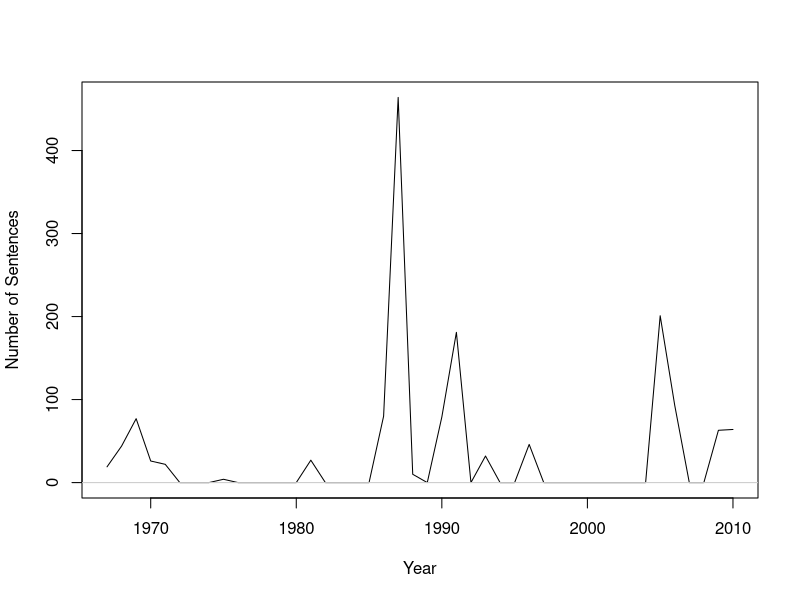
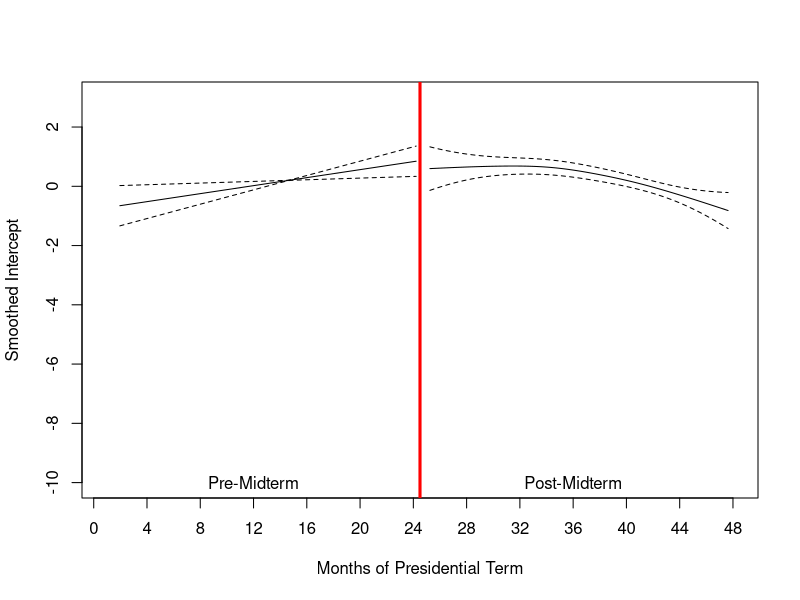
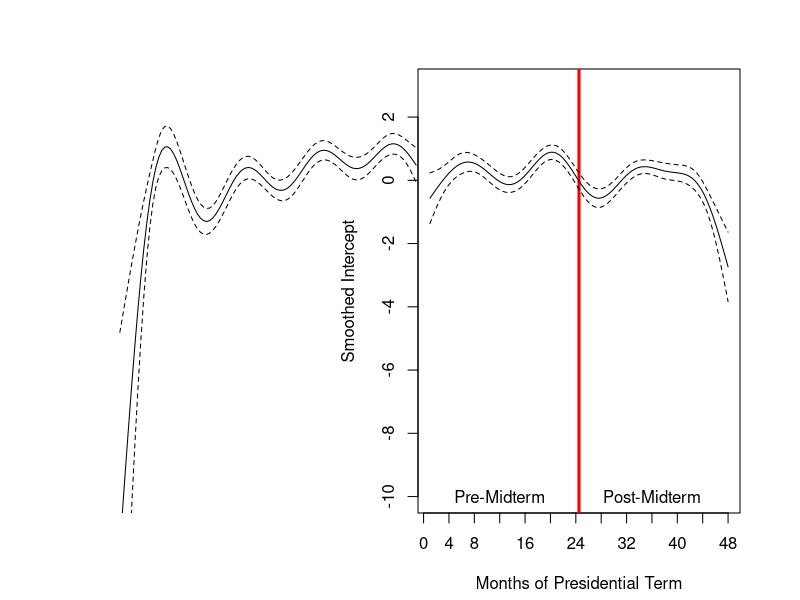
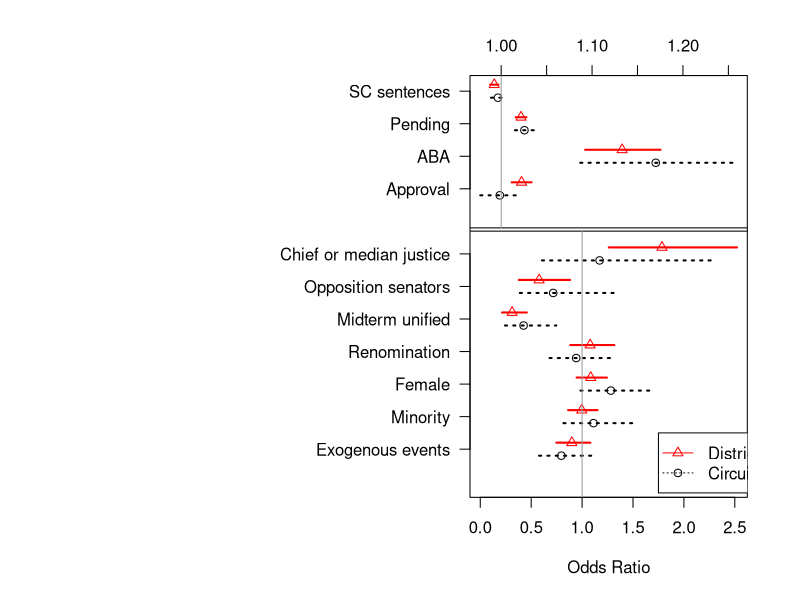
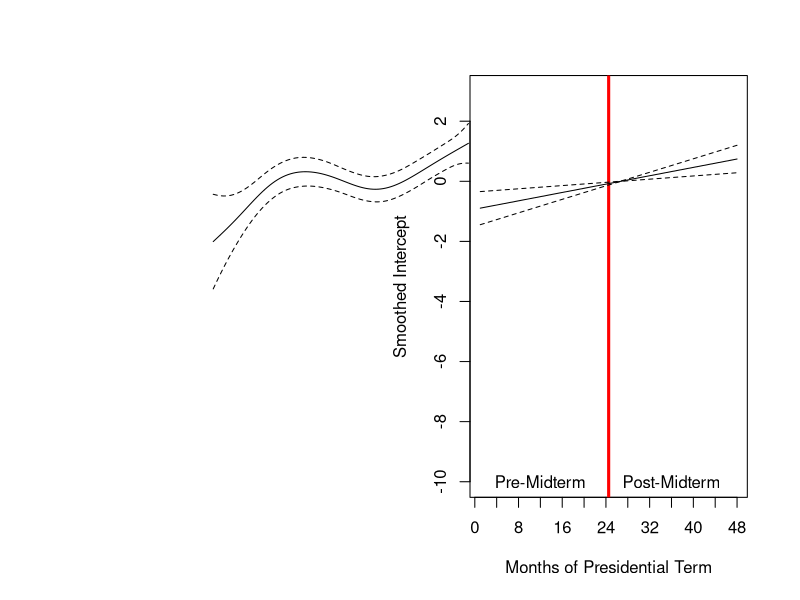
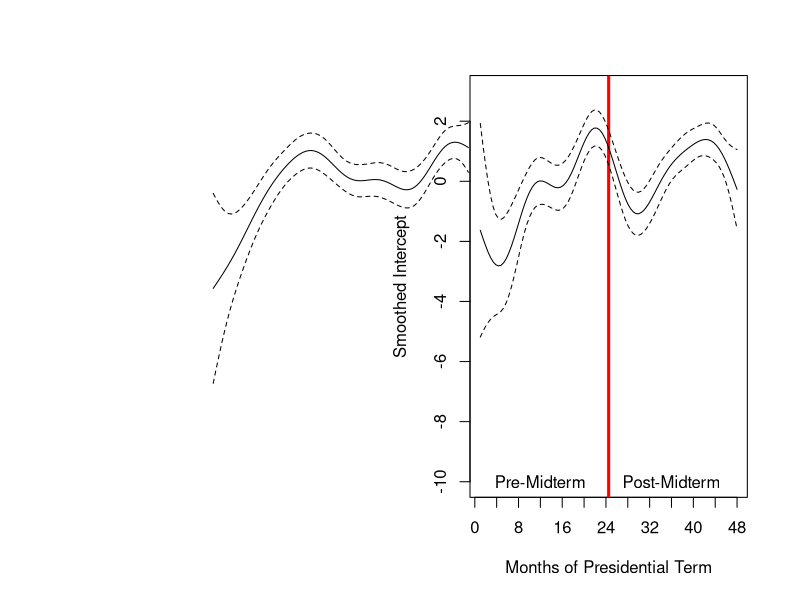
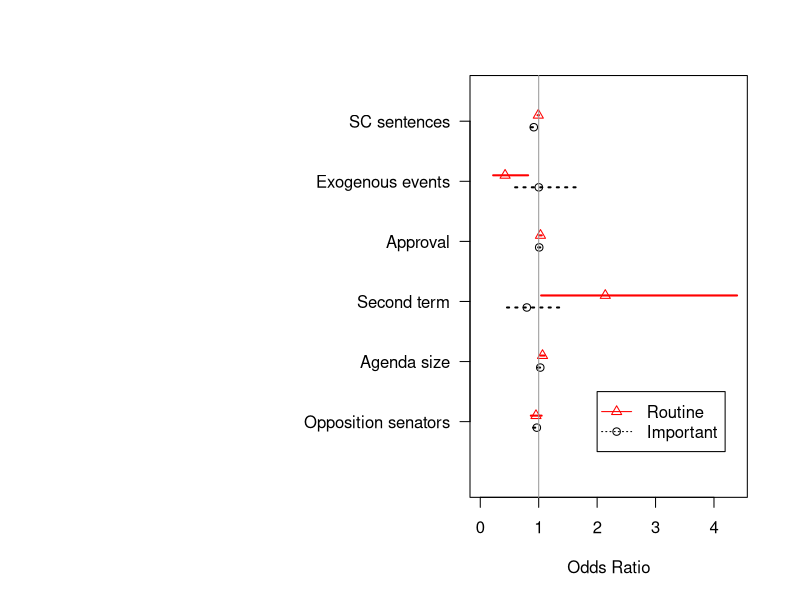

Recreate these plots in R, in order.
#Results computed using R 3.1.1.
#The following versions of libraries were used:
#foreign v. 0.8-6
#lme4 v. 1.1-7
#survival v. 2.37-7
#mgcv v. 1.8-0

#clean up
rm(list=ls())
options(digits=4,scipen=4)

#SET WORKING DIRECTORY TO YOUR WORKING FOLDER
#setwd('/Volumes/MONOGAN/presCapital/data/')

#libraries
library(foreign)
library(lme4)
library(survival)
library(mgcv)
library(xtable)

#load data
district<-read.dta("district.dta")
circuit<-read.dta("circuit.dta")
important<-read.dta("important.dta")
routine<-read.dta("routine.dta")

table(district$loc_year)
table(circuit$loc_year)
table(important$loc_year)
table(routine$loc_year)


###NEW DATA TO ADD###
#absolute distance between president and median of majority party
#Common Space NOMINATE, 1st-113th Congresses
#Accessed from voteview.com on 25 January 2016
pres.maj.med<-c(0.0314999967813492,0.0314999967813492,0.870999976992607,0.870999976992607,0.861999988555908,0.861999988555908,0.872999966144562,0.872999966144562,0.825999975204468,0.825999975204468,0.192000031471252,0.192000031471252,0.200000017881393,0.200000017881393,0.393000021576881,0.393000021576881,0.397000014781952,0.397000014781952,0.397000014781952,0.397000014781952,1.00700002908707,1.00700002908707,0.888999998569489,0.888999998569489,0.897000014781952,0.897000014781952,0.130999982357025,0.130999982357025,0.810000002384186,0.810000002384186,0.829999983310699,0.829999983310699,0.825999990105629,0.825999990105629,1.04249997437,1.04249997437,0.355999976396561,0.355999976396561,0.340999960899353,0.340999960899353,1.05149997770786,1.05149997770786,0.0439999997615814,0.0439999997615814)
maj.dist<-as.data.frame(cbind(pres.maj.med,1967:2010))
colnames(maj.dist)[2]<-"loc_year"
district<-merge(x=district,y= maj.dist,by="loc_year")
circuit<-merge(x=circuit,y= maj.dist,by="loc_year")
important<-merge(x=important,y= maj.dist,by="loc_year")
routine<-merge(x=routine,y= maj.dist,by="loc_year")

#number of senators from the opposing party
loc_year<-c(1967:2010)
opp.sen<-c(36,36,58,58,54,54,56,56,61,61,38,38,41,41,47,47,46,46,47,47,55,55,55,55,56,56,43,43,52,52,55,55,55,55,50,51,48,48,44,44,51,51,40,41)
sen.control<-as.data.frame(cbind(loc_year,opp.sen))
district<-merge(x=district,y=sen.control,by="loc_year")
circuit<-merge(x=circuit,y=sen.control,by="loc_year")
important<-merge(x=important,y=sen.control,by="loc_year")
routine<-merge(x=routine,y=sen.control,by="loc_year")

#policy agenda size
important.agenda<-as.data.frame(table(important$loc_time));names(important.agenda)<-c("loc_time","agendaSize");important<-merge(x=important,y=important.agenda,by="loc_time")
routine.agenda<-as.data.frame(table(routine$loc_time));names(routine.agenda)<-c("loc_time","agendaSize");routine<-merge(x=routine,y=routine.agenda,by="loc_time")

#number of months an SC nomination took
circuit.months<-cbind(by(data=circuit$sctrend,INDICES=circuit$nominee_Cong_ID,FUN=max),by(data=circuit$nominee_Cong_ID,INDICES=circuit$nominee_Cong_ID,FUN=head,1));colnames(circuit.months)<-c("scmonths","nominee_Cong_ID");circuit<-merge(x=circuit,y=circuit.months,by="nominee_Cong_ID")
district.months<-cbind(by(data=district$sctrend,INDICES=district$nominee_Cong_ID,FUN=max),by(data=district$nominee_Cong_ID,INDICES=district$nominee_Cong_ID,FUN=head,1));colnames(district.months)<-c("scmonths","nominee_Cong_ID");district<-merge(x=district,y=district.months,by="nominee_Cong_ID")
important.months<-cbind(by(data=important$sctrend,INDICES=important$proposal_ID,FUN=max),by(data=important$proposal_ID,INDICES=important$proposal_ID,FUN=head,1));colnames(important.months)<-c("scmonths","proposal_ID");important<-merge(x=important,y=important.months,by="proposal_ID")
routine.months<-cbind(by(data=routine$sctrend,INDICES=routine$proposal_ID,FUN=max),by(data=routine$proposal_ID,INDICES=routine$proposal_ID,FUN=head,1));colnames(routine.months)<-c("scmonths","proposal_ID");routine<-merge(x=routine,y=routine.months,by="proposal_ID")

#indicator for key justice nominated, either chief justice or swing justice being replaced
#chief justice: abe fortas (june-october 1968), warren burger (may-june 1969), william rehnquist (june-september 1986), john roberts (september 2005)
#swing justice (Martin-Quinn scores, accessed 21 January 2016, http://mqscores.berkeley.edu/measures.php): Rehnquist (Replacing Harlan in 1971), Kennedy (Replacing Powell in 1987), Alito (Replacing O'Connor in 2005)
important$key<-as.numeric((196806<=important$loc_time & important$loc_time<=196810) | (196905<=important$loc_time & important$loc_time<=196906) | (198606<=important$loc_time & important$loc_time<=198609) | (important$loc_time==200509) | (197110<=important$loc_time & important$loc_time<=197112) | (198711<=important$loc_time & important$loc_time<=198802) | (200511<=important$loc_time & important$loc_time<=200601))
routine$key<-as.numeric((196806<=routine$loc_time & routine$loc_time<=196810) | (196905<=routine$loc_time & routine$loc_time<=196906) | (198606<=routine$loc_time & routine$loc_time<=198609) | (routine$loc_time==200509) | (197110<=routine$loc_time & routine$loc_time<=197112) | (198711<=routine$loc_time & routine$loc_time<=198802) | (200511<=routine$loc_time & routine$loc_time<=200601))
circuit$key<-as.numeric((196806<=circuit$loc_time & circuit$loc_time<=196810) | (196905<=circuit$loc_time & circuit$loc_time<=196906) | (198606<=circuit$loc_time & circuit$loc_time<=198609) | (circuit$loc_time==200509) | (197110<=circuit$loc_time & circuit$loc_time<=197112) | (198711<=circuit$loc_time & circuit$loc_time<=198802) | (200511<=circuit$loc_time & circuit$loc_time<=200601))
district$key<-as.numeric((196806<=district$loc_time & district$loc_time<=196810) | (196905<=district$loc_time & district$loc_time<=196906) | (198606<=district$loc_time & district$loc_time<=198609) | (district$loc_time==200509) | (197110<=district$loc_time & district$loc_time<=197112) | (198711<=district$loc_time & district$loc_time<=198802) | (200511<=district$loc_time & district$loc_time<=200601))

#indicator for critical nomination, data from Shipan et al. (2014)
#nominees: CLement Haynsworth (August-November 1969), Harold Carswell (January-April 1970), Harry Blackmun (April-May 1970), John Paul Stevens (November-December 1975)
important$critical<-as.numeric((196908<=important$loc_time & important$loc_time<=196911) | (197001<=important$loc_time & important$loc_time<=197004) | (197004<=important$loc_time & important$loc_time<=197005) | (197511<=important$loc_time & important$loc_time<=197512))
routine$critical <-as.numeric((196908<= routine$loc_time & routine$loc_time<=196911) | (197001<=routine$loc_time & routine$loc_time<=197004) | (197004<=routine$loc_time & routine$loc_time<=197005) | (197511<=routine$loc_time & routine$loc_time<=197512))
circuit$critical <-as.numeric((196908<=circuit$loc_time & circuit$loc_time<=196911) | (197001<=circuit$loc_time & circuit$loc_time<=197004) | (197004<=circuit$loc_time & circuit$loc_time<=197005) | (197511<=circuit$loc_time & circuit$loc_time<=197512))
district$critical <-as.numeric((196908<=district$loc_time & district$loc_time<=196911) | (197001<=district$loc_time & district$loc_time<=197004) | (197004<=district$loc_time & district$loc_time<=197005) | (197511<=district$loc_time & district$loc_time<=197512))

### BASE MODELS ###
###Model of CIRCUIT Court Nominations###
gam.re.circuit<-gam(confirmed2~exog_event+fil_distance+presApp+scsentences+aba2+min2+gender+renom+sTerm+nonpres+pending_noms+midtermyear_unifsen+bork+pres.maj.med+opp.sen +key+s(livemonth,by=post_mid)+s(congress_2,bs='re'), family=binomial(link="logit"), data=circuit); summary(gam.re.circuit);BIC(gam.re.circuit)
#plot(gam.re.circuit)

###Model of DISTRICT Court Nominations###
gam.re.district<-gam(confirmed2~exog_event+fil_distance+presApp+scsentences+aba2+min2+gender+renom+sTerm+nonpres+pending_noms+midtermyear_unifsen+bork+pres.maj.med+opp.sen +key+s(livemonth,by=post_mid)+s(congress_2,bs='re'), family=binomial(link="logit"), data=district);summary(gam.re.district);BIC(gam.re.district)
#plot(gam.re.district)
#xtable(cbind(summary(gam.re.circuit)$p.coeff,summary(gam.re.circuit)$se[1:17],summary(gam.re.circuit)$p.pv,summary(gam.re.district)$p.coeff,summary(gam.re.district)$se[1:17],summary(gam.re.district)$p.pv),digits=4)

###Model of IMPORTANT proposals###
gam.re.imp<-gam(passed2~scsentences+exog_event+fil_distance+presApp+sTerm+midtermyear_unifsen+agendaSize+pres.maj.med+opp.sen +key +s(livemonth,by=post_mid)+s(congress_2,bs='re'), family=binomial(link="logit"), data=important);summary(gam.re.imp);BIC(gam.re.imp)
#plot(gam.re.imp)

###Model of ROUTINE proposals###
gam.re.unimp<-gam(passed2~scsentences+exog_event+fil_distance+presApp+sTerm+midtermyear_unifsen+agendaSize+pres.maj.med+opp.sen +key +s(livemonth,by=post_mid)+s(congress_2,bs='re'), family=binomial(link="logit"), data=routine);summary(gam.re.unimp);BIC(gam.re.unimp)
#plot(gam.re.unimp)
#xtable(cbind(summary(gam.re.imp)$p.coeff,summary(gam.re.imp)$se[1:11],summary(gam.re.imp)$p.pv,summary(gam.re.unimp)$p.coeff,summary(gam.re.unimp)$se[1:11],summary(gam.re.unimp)$p.pv),digits=4)


###ALTERNATIVE FUNCTIONAL FORMS OF THE TREATMENT VARIABLE###
#Alternative specifications with quadratic functional form of sentences
gam.re.circuit.square<-gam(confirmed2~exog_event+fil_distance+presApp+scsentences+I(scsentences^2)+aba2+min2+gender+renom+sTerm+nonpres+pending_noms+midtermyear_unifsen+bork+pres.maj.med+opp.sen +key+s(livemonth,by=post_mid)+s(congress_2,bs='re'), family=binomial(link="logit"), data=circuit); summary(gam.re.circuit.square);BIC(gam.re.circuit.square)
gam.re.district.square<-gam(confirmed2~exog_event+fil_distance+presApp+scsentences+I(scsentences^2)+aba2+min2+gender+renom+sTerm+nonpres+pending_noms+midtermyear_unifsen+bork+pres.maj.med+opp.sen +key+s(livemonth,by=post_mid)+s(congress_2,bs='re'), family=binomial(link="logit"), data=district);summary(gam.re.district.square);BIC(gam.re.district.square)
gam.re.imp.square<-gam(passed2~scsentences+I(scsentences^2)+exog_event+fil_distance+presApp+sTerm+midtermyear_unifsen+agendaSize+pres.maj.med+opp.sen +key +s(livemonth,by=post_mid)+s(congress_2,bs='re'), family=binomial(link="logit"), data=important);summary(gam.re.imp.square);BIC(gam.re.imp.square)
gam.re.unimp.square<-gam(passed2~scsentences+I(scsentences^2)+exog_event+fil_distance+presApp+sTerm+midtermyear_unifsen+agendaSize+pres.maj.med+opp.sen +key +s(livemonth,by=post_mid)+s(congress_2,bs='re'), family=binomial(link="logit"), data=routine);summary(gam.re.unimp.square);BIC(gam.re.unimp.square)

#Alternative specifications with cubic functional form of sentences
gam.re.circuit.cube<-gam(confirmed2~exog_event+fil_distance+presApp+scsentences+I(scsentences^2)+I(scsentences^3)+aba2+min2+gender+renom+sTerm+nonpres+pending_noms+midtermyear_unifsen+bork+pres.maj.med+opp.sen +key+s(livemonth,by=post_mid)+s(congress_2,bs='re'), family=binomial(link="logit"), data=circuit); summary(gam.re.circuit.cube);BIC(gam.re.circuit.cube)
gam.re.district.cube<-gam(confirmed2~exog_event+fil_distance+presApp+scsentences+I(scsentences^2)+I(scsentences^3)+aba2+min2+gender+renom+sTerm+nonpres+pending_noms+midtermyear_unifsen+bork+pres.maj.med+opp.sen +key+s(livemonth,by=post_mid)+s(congress_2,bs='re'), family=binomial(link="logit"), data=district);summary(gam.re.district.cube);BIC(gam.re.district.cube)
gam.re.imp.cube<-gam(passed2~scsentences+I(scsentences^2)+I(scsentences^3)+exog_event+fil_distance+presApp+sTerm+midtermyear_unifsen+agendaSize+pres.maj.med+opp.sen +key +s(livemonth,by=post_mid)+s(congress_2,bs='re'), family=binomial(link="logit"), data=important);summary(gam.re.imp.cube);BIC(gam.re.imp.cube)
gam.re.unimp.cube<-gam(passed2~scsentences+I(scsentences^2)+I(scsentences^3)+exog_event+fil_distance+presApp+sTerm+midtermyear_unifsen+agendaSize+pres.maj.med+opp.sen +key +s(livemonth,by=post_mid)+s(congress_2,bs='re'), family=binomial(link="logit"), data=routine);summary(gam.re.unimp.cube);BIC(gam.re.unimp.cube)


###ALTERNATIVE MEASURES OF THE TREATMENT MEASURE###
#Alternate specifications with a "nomination pending" variable in lieu of a "relative effort" variable.
nom.circuit<-gam(confirmed2~exog_event+fil_distance+presApp+scmonth+aba2+min2+gender+renom+sTerm+nonpres+pending_noms+midtermyear_unifsen+bork+pres.maj.med+opp.sen +key+s(livemonth,by=post_mid)+s(congress_2,bs='re'), family=binomial(link="logit"), data=circuit); summary(nom.circuit)
nom.district<-gam(confirmed2~exog_event+fil_distance+presApp+scmonth+aba2+min2+gender+renom+sTerm+nonpres+pending_noms+midtermyear_unifsen+bork+pres.maj.med+opp.sen +key+s(livemonth,by=post_mid)+s(congress_2,bs='re'), family=binomial(link="logit"), data=district);summary(nom.district)
nom.imp<-gam(passed2~scmonth+exog_event+fil_distance+presApp+sTerm+midtermyear_unifsen+agendaSize+pres.maj.med+opp.sen +key+s(livemonth,by=post_mid)+s(congress_2,bs='re'), family=binomial(link="logit"), data=important);summary(nom.imp)
nom.unimp<-gam(passed2~scmonth+exog_event+fil_distance+presApp+sTerm+midtermyear_unifsen+agendaSize+pres.maj.med+opp.sen +key+s(livemonth,by=post_mid)+s(congress_2,bs='re'), family=binomial(link="logit"), data=routine);summary(nom.unimp)

#Alternate specifications with a "number of months" variable in lieu of a "relative effort" variable.
months.circuit<-gam(confirmed2~exog_event+fil_distance+presApp+scmonths+aba2+min2+gender+renom+sTerm+nonpres+pending_noms+midtermyear_unifsen+bork+pres.maj.med+opp.sen +key+s(livemonth,by=post_mid)+s(congress_2,bs='re'), family=binomial(link="logit"), data=circuit); summary(months.circuit); BIC(months.circuit)
months.district<-gam(confirmed2~exog_event+fil_distance+presApp+scmonths+aba2+min2+gender+renom+sTerm+nonpres+pending_noms+midtermyear_unifsen+bork+pres.maj.med+opp.sen +key+s(livemonth,by=post_mid)+s(congress_2,bs='re'), family=binomial(link="logit"), data=district);summary(months.district); BIC(months.district)
months.imp.2<-gam(passed2~scmonths+exog_event+fil_distance+presApp+sTerm+midtermyear_unifsen+agendaSize+pres.maj.med+opp.sen +key+s(livemonth,by=post_mid)+s(congress_2,bs='re'), family=binomial(link="logit"), data=important); summary(months.imp.2);BIC(months.imp.2)
months.unimp.2<-gam(passed2~scmonths+exog_event+fil_distance+presApp+sTerm+midtermyear_unifsen+agendaSize+pres.maj.med+opp.sen +key+s(livemonth,by=post_mid)+s(congress_2,bs='re'), family=binomial(link="logit"), data=routine);summary(months.unimp.2);BIC(months.unimp.2)
#xtable(cbind(summary(months.circuit)$p.coeff,summary(months.circuit)$se[1:17],summary(months.circuit)$p.pv,summary(months.district)$p.coeff,summary(months.district)$se[1:17],summary(months.district)$p.pv),digits=4)
#xtable(cbind(summary(months.imp.2)$p.coeff,summary(months.imp.2)$se[1:11],summary(months.imp.2)$p.pv,summary(months.unimp.2)$p.coeff,summary(months.unimp.2)$se[1:11],summary(months.unimp.2)$p.pv),digits=4)


####FIGURES####
###plot of number of sentences over time###
imp.subset.0<-subset(important,select=c(loc_year,loc_month,scsentences))
imp.subset<-imp.subset.0[!duplicated(imp.subset.0),]
routine.subset.0<-subset(routine,select=c(loc_year,loc_month,scsentences))
routine.subset<-routine.subset.0[!duplicated(routine.subset.0),]
dist.subset.0<-subset(district,select=c(loc_year,loc_month,scsentences))
dist.subset<-dist.subset.0[!duplicated(dist.subset.0),]
circ.subset.0<-subset(circuit,select=c(loc_year,loc_month,scsentences))
circ.subset<-circ.subset.0[!duplicated(circ.subset.0),]
total.subset.0<-rbind(imp.subset,routine.subset,dist.subset,circ.subset)
total.subset<-total.subset.0[!duplicated(total.subset.0),]
table(total.subset$loc_year,total.subset$loc_month)
sentence.year<-as.vector(by(total.subset$scsentences,INDICES=total.subset$loc_year,FUN=sum))
#pdf('../numberSentences.pdf',family='Times',width=6,height=6)
plot(y=sentence.year,x=c(1967:2010),type='l',xlab='Year',ylab='Number of Sentences'); abline(h=0,col='gray80')
#dev.off()

###subsets for figures###
circ<-summary(gam.re.circuit)
dist<-summary(gam.re.district)
imp<-summary(gam.re.imp)
unimp<-summary(gam.re.unimp)

###baseline hazard: circuit courts###
#pdf('../circuitBaseline.pdf',family='Times',width=6,height=6)
#pdat.1<-data.frame(livemonth=seq(1,24,by=.01),post_mid=0)
#predict(gam.re.circuit,pdat.1,type='terms',se.fit=TRUE)
plot(x=c(1,48),y=c(-10,3),type='n',axes=F,xlab="Months of Presidential Term",ylab="Smoothed Intercept")
axis(1,at=seq(0,48,by=4))
axis(2);box()
text("Pre-Midterm",x=12, y=-10)
text("Post-Midterm",x=36, y=-10)
abline(v=24.5,col='red',lwd=3)
par(new=T,plt=c(.135,.535,.145,.885))
plot(gam.re.circuit,rug=F,xaxt='n',xlim=c(1,24),ylim=c(-10,3),select=1,axes=F,ann=F)
par(new=T,plt=c(.5225,.925,.145,.885))
plot(gam.re.circuit,rug=F,xlim=c(1,24),ylim=c(-10,3),axes=F,ann=F,xaxt='n',select=2)
#dev.off()
#abline(h=-10,col='gray80');abline(h=2,col='gray80');abline(v=4,col='gray80');abline(v=24,col='gray80')

###baseline hazard: district courts###
#pdf('../districtBaseline.pdf',family='Times',width=6,height=6)
plot(x=c(1,48),y=c(-10,3),type='n',axes=F,xlab="Months of Presidential Term",ylab="Smoothed Intercept")
axis(1,at=seq(0,48,by=4))
axis(2);box()
text("Pre-Midterm",x=12, y=-10)
text("Post-Midterm",x=36, y=-10)
abline(v=24.5,col='red',lwd=3)
par(new=T,plt=c(.135,.535,.145,.885))
plot(gam.re.district,rug=F,xaxt='n',xlim=c(1,24),ylim=c(-10,3),select=1,axes=F,ann=F)
par(new=T,plt=c(.5225,.925,.145,.885))
plot(gam.re.district,rug=F,xlim=c(1,24),ylim=c(-10,3),axes=F,ann=F,xaxt='n',select=2)
#dev.off()

###forest plot: judicial models###
#pdf("../judLine.pdf",width=6, height=6, family='Times', pointsize=10)
c.coef.0<-circ$p.coef[-c(1,3,4,5,6,10,11,12,14,15)]
c.coef<-exp(c.coef.0)
c.se<-circ$se[c(2,7:9,13,16,17)]
c.low.90<-exp(c.coef.0-1.645*c.se)
c.high.90<-exp(c.coef.0+1.645*c.se)
c.low.80<-exp(c.coef.0-1.282*c.se)
c.high.80<-exp(c.coef.0+1.282*c.se)
d.coef.0<-dist$p.coef[-c(1,3,4,5,6,10,11,12,14,15)]
d.coef<-exp(d.coef.0)
d.se<-dist$se[c(2,7:9,13,16,17)]
d.low.90<-exp(d.coef.0-1.645*d.se)
d.high.90<-exp(d.coef.0+1.645*d.se)
d.low.80<-exp(d.coef.0-1.282*d.se)
d.high.80<-exp(d.coef.0+1.282*d.se)

x.high<-max(max(d.high.90),max(c.high.90))
par(omi=c(.2,1.1,.1,.01))
plot(x=c.coef,y=c(1:length(c.coef)-.2),xlim=c(0,x.high),ylim=c(0,length(c.coef)+5), xlab="Odds Ratio", ylab="",axes=F)
axis(1)
axis(2, at=c(1:length(c.coef)), labels=c('Exogenous events','Minority','Female','Renomination','Midterm unified','Opposition senators','Chief or median justice'),las=1)
box()
segments(x0=c.low.90,x1=c.high.90,y0=c(1:length(c.coef)-.2),y1=c(1:length(c.coef)-.2), lty=3, lwd=2)
#arrows(x0=c.low.80,x1=c.high.80,y0=c(1:length(c.coef)-.2),y1=c(1:length(c.coef)-.2), lty=3, lwd=2,angle=90,length=.05,code=3)
points(x=d.coef,y=c(1:length(d.coef)+.2), col='red',pch=2)
segments(x0=d.low.90,x1=d.high.90,y0=c(1:length(d.coef)+.2),y1=c(1:length(d.coef)+.2), col='red', lwd=2)
#arrows(x0=d.low.80,x1=d.high.80,y0=c(1:length(c.coef)+.2),y1=c(1:length(c.coef)+.2), lwd=2,angle=90,length=.05,code=3,col='red')
legend(x=1.75, y=1.5, pch=c(2,1), lty=c(1,3), col=c('red', 'black'), legend=c('District', 'Circuit'))
##dev.off()
abline(h=7.8,col='black')
abline(h=7.7,col='black')
segments(x0=1,x1=1,y0=-1,y1=7.7, col='gray60')

par(new=T,omi=c(.2,1.1,.1,.01))
c.coef.2.a<-circ$p.coef[c(4,6,12,5)]
c.coef.2<-exp(circ$p.coef[c(4,6,12,5)])
c.se.2<-circ$se[c(4,6,12,5)]
c.low.90.2<-exp(c.coef.2.a-1.645*c.se.2)
c.high.90.2<-exp(c.coef.2.a+1.645*c.se.2)
c.low.80.2<-exp(c.coef.2.a-1.282*c.se.2)
c.high.80.2<-exp(c.coef.2.a+1.282*c.se.2)
d.coef.2.a<-dist$p.coef[c(4,6,12,5)]
d.coef.2<-exp(dist$p.coef[c(4,6,12,5)])
d.se.2<-dist$se[c(4,6,12,5)]
d.low.90.2<-exp(d.coef.2.a-1.645*d.se.2)
d.high.90.2<-exp(d.coef.2.a+1.645*d.se.2)
d.low.80.2<-exp(d.coef.2.a-1.282*d.se.2)
d.high.80.2<-exp(d.coef.2.a+1.282*d.se.2)

x.low.2<-min(min(d.low.90.2),min(c.low.90.2))
x.high.2<-max(max(d.high.90.2),max(c.high.90.2))
plot(x=c.coef.2,y=c(9:12-.2),xlim=c(x.low.2,x.high.2),ylim=c(0,length(c.coef)+5), xlab="", ylab="",axes=F)
axis(3)
segments(x0=c.low.90.2,x1=c.high.90.2,y0=c(9:12-.2),y1=c(9:12-.2), lty=3, lwd=2)
points(x=d.coef.2,y=c(9:12+.2), col='red',pch=2)
segments(x0=d.low.90.2,x1=d.high.90.2,y0=c(9:12+.2),y1=c(9:12+.2), col='red', lwd=2)
segments(x0=1,x1=1,y0=7.8,y1=20, col='gray60')
axis(2, at=c(9:12), labels=c('Approval','ABA','Pending','SC sentences'),las=1)
#dev.off()

###baseline hazard: important legislation###
#pdf('../impBaseline.pdf',family='Times',width=6,height=6)
plot(x=c(1,48),y=c(-10,3),type='n',axes=F,xlab="Months of Presidential Term",ylab="Smoothed Intercept")
axis(1,at=seq(0,48,by=4))
axis(2);box()
text("Pre-Midterm",x=12, y=-10)
text("Post-Midterm",x=36, y=-10)
abline(v=24.5,col='red',lwd=3)
par(new=T,plt=c(.135,.535,.145,.885))
plot(gam.re.imp,rug=F,xaxt='n',xlim=c(1,24),ylim=c(-10,3),select=1,axes=F,ann=F)
par(new=T,plt=c(.5225,.925,.145,.885))
plot(gam.re.imp,rug=F,xlim=c(1,24),ylim=c(-10,3),axes=F,ann=F,xaxt='n',select=2)
#dev.off()

###baseline hazard: routine legislation###
#pdf('../unimpBaseline.pdf',family='Times',width=6,height=6)
plot(x=c(1,48),y=c(-10,3),type='n',axes=F,xlab="Months of Presidential Term",ylab="Smoothed Intercept")
axis(1,at=seq(0,48,by=4))
axis(2);box()
text("Pre-Midterm",x=12, y=-10)
text("Post-Midterm",x=36, y=-10)
abline(v=24.5,col='red',lwd=3)
par(new=T,plt=c(.135,.535,.145,.885))
plot(gam.re.unimp,rug=F,xaxt='n',xlim=c(1,24),ylim=c(-10,3),select=1,axes=F,ann=F)
par(new=T,plt=c(.5225,.925,.145,.885))
plot(gam.re.unimp,rug=F,xlim=c(1,24),ylim=c(-10,3),axes=F,ann=F,xaxt='n',select=2)
#dev.off()
#abline(h=-10,col='gray80');abline(h=2,col='gray80');abline(v=4,col='gray80');abline(v=24,col='gray80')

###forest plot: policy models###
#pdf("../policyLine.pdf",width=6, height=6, family='Times', pointsize=10)
i.coef.0<-imp$p.coef[c(10,8,6:5,3:2)]
i.coef<-exp(i.coef.0)
i.se<-imp$se[c(10,8,6:5,3:2)]
i.low.90<-exp(i.coef.0-1.645*i.se)
i.high.90<-exp(i.coef.0+1.645*i.se)
i.low.80<-exp(i.coef.0-1.282*i.se)
i.high.80<-exp(i.coef.0+1.282*i.se)
u.coef.0<-unimp$p.coef[c(10,8,6:5,3:2)]
u.coef<-exp(u.coef.0)
u.se<-unimp$se[c(10,8,6:5,3:2)]
u.low.90<-exp(u.coef.0-1.645*u.se)
u.high.90<-exp(u.coef.0+1.645*u.se)
u.low.80<-exp(u.coef.0-1.282*u.se)
u.high.80<-exp(u.coef.0+1.282*u.se)

x.high<-max(max(i.high.90),max(u.high.90))
par(omi=c(.2,1.1,.1,.01))
plot(x=i.coef,y=c(1:length(i.coef)-.1),xlim=c(0,x.high),ylim=c(0,length(i.coef)+.5), xlab="Odds Ratio", ylab="",axes=F)
axis(1)
axis(2, at=c(1:length(i.coef)), labels=c('Opposition senators','Agenda size','Second term','Approval','Exogenous events','SC sentences'),las=1)
box()
segments(x0=i.low.90,x1=i.high.90,y0=c(1:length(i.coef)-.1),y1=c(1:length(i.coef)-.1), lty=3, lwd=2)
#arrows(x0=i.low.80,x1=i.high.80,y0=c(1:length(i.coef)-.1),y1=c(1:length(i.coef)-.1), lty=2, lwd=2,angle=90,length=.05,code=3)
points(x=u.coef,y=c(1:length(u.coef)+.1), col='red',pch=2)
segments(x0=u.low.90,x1=u.high.90,y0=c(1:length(u.coef)+.1),y1=c(1:length(u.coef)+.1), col='red', lwd=2)
#arrows(x0=u.low.80,x1=u.high.80,y0=c(1:length(u.coef)+.1),y1=c(1:length(u.coef)+.1), lwd=2,angle=90,length=.05,code=3,col='red')
legend(x=2, y=1.5, pch=c(2,1), lty=c(1,3), col=c('red', 'black'), legend=c('Routine', 'Important'))
abline(v=1,col='gray60')
#dev.off()

